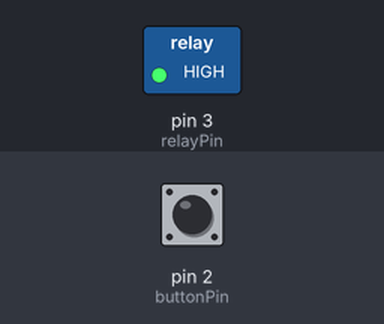
The sketch below on a simulated Arduino Uno, built with avr-gcc and run on an emulated ATmega328P. On the bench: switched loads named in the sketch (green lamp = pin HIGH). Inputs (shaded band) come from the test bench; at power-on: pin 2 (buttonPin) LOW.

Above: at 1.2 s.
1.3 s: pin 2 (buttonPin) pulled HIGH for 0.15 s
At 1.6 s:
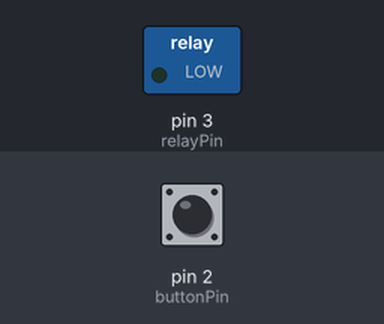
2.9 s: pin 2 (buttonPin) pulled HIGH for 1 s
At 4.0 s:
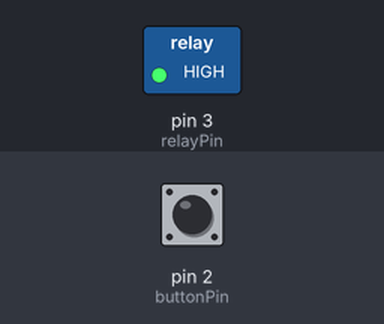
5.4 s: pin 2 (buttonPin) pulled HIGH for 3.2 s
At 6.0 s:
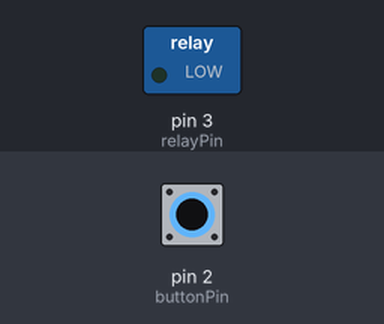
Timing chart, 0 to 8.4 s (numbered marks = the images above; inputs shaded):
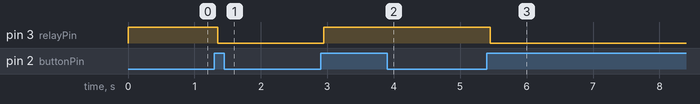

Measured:
- after the input at 1.3 s, pin 3 (relayPin): HIGH → LOW after 0.05 s
- after the input at 2.9 s, pin 3 (relayPin): LOW → HIGH after 0.05 s
- after the input at 5.4 s, pin 3 (relayPin): HIGH → LOW after 0.05 s

The sketch:

fanControl.ino.ino
```cpp
//Variables
int buttonPin = 2;
float relayPin = 3;
int relayState = HIGH;
int buttonState = 0;    //current button state
int lastButtonState = LOW;  //record last bounce state
long lastDebounceTime = 0;
long debounceDelay = 50;

void setup() {
  // put your setup code here, to run once:
  pinMode(relayPin, OUTPUT);
  pinMode (buttonPin, INPUT);
  digitalWrite (relayPin, relayState);  //configure the initial state of relay
}

void loop() {
  // put your main code here, to run repeatedly:
  int reading = digitalRead(buttonPin);

  if(reading != lastButtonState){
    lastDebounceTime = millis();
  }

  if ((millis() - lastDebounceTime) > debounceDelay) {
      if (reading != buttonState) {
        buttonState = reading;
        if (buttonState == HIGH){
          relayState = !relayState;
        }
      }
   }
    digitalWrite(relayPin, relayState);

    lastButtonState = reading;
  }
```
